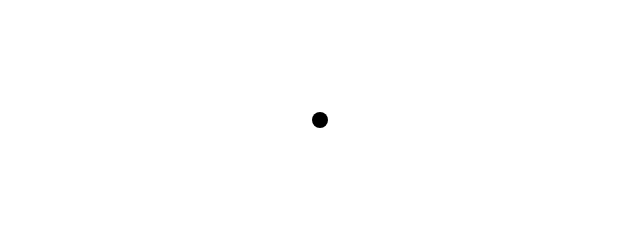
Frame 1 (no input)
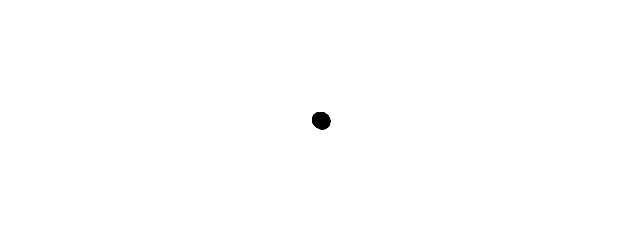
Frame 60 (no input)
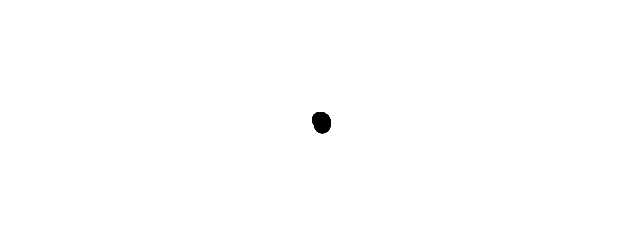
Frame 120 (the mouse pressed at the canvas centre since frame 60)

The p5.js sketch that drew these frames (run headless with seeded random() and noise() and a simulated clock; from frame 60 on, the mouse is pressed at the canvas centre):

// p5.js sketch
// ── sketch.js
// The Nature of Code
// Daniel Shiffman
// http://natureofcode.com

// A Polar coordinate, radius now starts at 0 to spiral outwards
let r = 0;
let theta = 0;

function setup() {
  createCanvas(640, 240);
  background(255);
}

function draw() {
  // Polar to Cartesian conversion
  let x = r * cos(theta);
  let y = r * sin(theta);

  // Draw an ellipse at x,y
  noStroke();
  fill(0);
  // Adjust for center of window
  circle(x + width / 2, y + height / 2, 16);

  // Increment the angle
  theta += 0.01;
  // Increment the radius
  r += 0.05;
}
